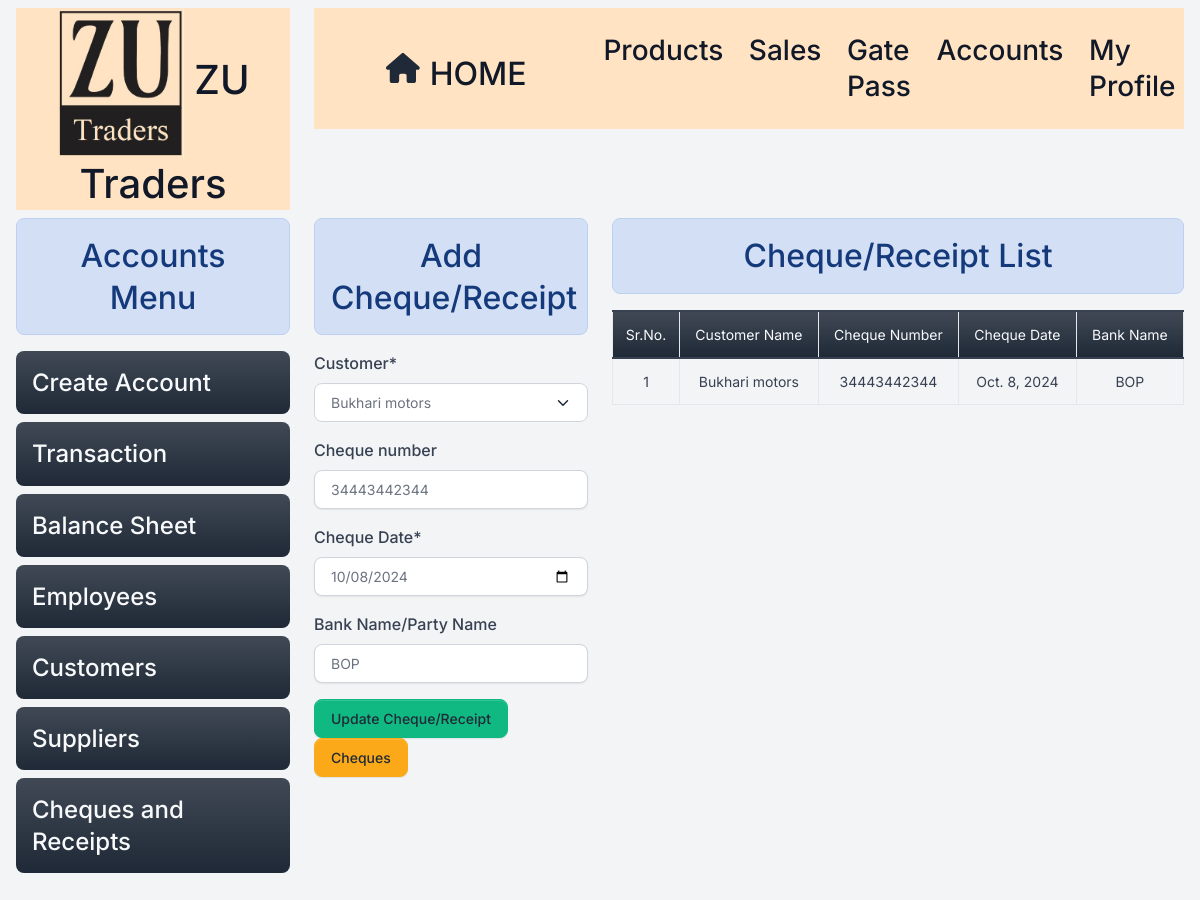
The page /cheque/1 (signed in) on the database its author committed.
### home/models.py (models this page shows, shortened)
class Cheque(models.Model):
    customer=models.ForeignKey(Customer, on_delete=models.RESTRICT)
    cheque_number=models.CharField(max_length=20,null=True,blank=True)
    cheque_date=models.DateField()
    bank_name=models.CharField(max_length=50,null=True,blank=True)
    is_deleted = models.BooleanField(default=False)

class Customer(models.Model):
    coname=models.CharField(max_length=255)
    name=models.CharField(max_length=255)
    adress=models.CharField(max_length=255)
    contact=models.CharField(max_length=12,null=True,unique=True,blank=True)
    is_deleted = models.BooleanField(default=False)
    def __str__(self):
        return f"{self.coname.capitalize()} "

### home/views/cheques.py (the view)
# urls.py: path('cheque/<int:id>', cheques.edit_cheque , name="editcheque"),
@login_required
@permission_required('home.change_cheque', login_url='/login/')
def edit_cheque(request,id):
    data={}
    if request.method == 'POST':
      mydata=Cheque.objects.get(id=id)
      form = Cheques_form(request.POST,instance=mydata)
      if form.is_valid():
        form.save()
        messages.success(request,"Cheque Updated successfully !!")
        return redirect('addcheque')
    else:
      mydata=Cheque.objects.get(id=id)
      form = Cheques_form(instance=mydata)
    data={'form': form, 'mydata':mydata,'update':True}
    return render(request, 'cheques/add_cheque.html', data)

### home/forms.py
class Cheques_form(forms.ModelForm):
    customer = forms.ModelChoiceField(queryset=Customer.objects.filter(is_deleted=False), empty_label="Select Customer")
    class Meta:
        model = Cheque
        fields = ['customer', 'cheque_number','cheque_date','bank_name']
        labels={'customer':'Customer Name','cheuqe_Number':'Cheque Number','cheque_date':'Cheque Date','bank_name':'Bank Name/Party Name'
             }
        widgets = {
            'cheque_date': forms.DateInput(attrs={'type': 'date'}),
        }
    def __init__(self, *args, **kwargs):
        super(Cheques_form, self).__init__(*args, **kwargs)
        self.fields['cheque_number'].required = False
        self.fields['bank_name'].required = False
        placeholders = {
            'cheque_number': 'Enter cheque number',
            'bank_name':'Enter bank name',
        }
        for field_name, placeholder in placeholders.items():
            self.fields[field_name].widget.attrs.update({'placeholder': placeholder})

### templates/cheques/add_cheque.html (shortened to what this page needs)
{% extends 'base.html' %}
{% load crispy_forms_tags %}
{% block content %}
<div class="container-fluid mb-5 ">
<div class="row">
  {% include 'accounts/accounts_menu.html' %}
    <div class="col-3 ">
      <h2 class="text-center alert alert-info">Add Cheque/Receipt</h2>
      <form method="post" enctype="multipart/form-data">
        {{form|crispy}}
        <input type="submit" class="btn btn-success" {% if update %} value="Update Cheque/Receipt" {% else %} value="Add Cheque/Receipt" {%endif %}>
        <a href= "/cheques/" class="btn btn-warning" >Cheques</a>
      </form>
    </div>
    <div class="col-6 ">
      <h2 class="text-center alert alert-info">Cheque/Receipt List</h2>
      {% if mydata %}
      <table class="table table-stripped table-bordered" id="petrol-table">
        <colgroup>
          <col width="10%">
          <col width="15%">
          <col width="15%">
          <col width="15%">
          <col width="15%">
      </colgroup>
        <thead>
          <tr class="bg-primary bg-gradient text-light text-center">
            <td>Sr.No.</td>
            <td>Customer Name</td>
            <td>Cheque Number</td>
            <td>Cheque Date</td>
            <td>Bank Name</td>
          </tr>
        </thead>
        <tbody>
          {% if update %}
          <tr>
            <td class="text-center" >{{mydata.id}}</td>
            <td class="text-center">{{mydata.customer}}</td>
            <td class="text-center">{{mydata.cheque_number}}</td>
            <td class="text-center">{{mydata.cheque_date}}</td>
            <td class="text-center">{{mydata.bank_name}}</td>
          </tr>
          {% endif %}
        </tbody>
      </table>
      {% else %}
      <h4 class="text-center alert alert-warning">No Record Found</h4>
      {% endif %}
    </div>
  </div>
</div>
{% endblock content %}

### static/assets/default/css/style.css (style rules this page uses)
html, body { height: 100%; width: 100%; max-height: 100%; overflow: auto; display: flex; flex-direction: column; }

### rows shown on the page
Cheque: customer "Bukhari motors", cheque_number "34443442344", cheque_date "10/08/2024", bank_name "BOP", id "1", cheque_date "Oct. 8, 2024"
